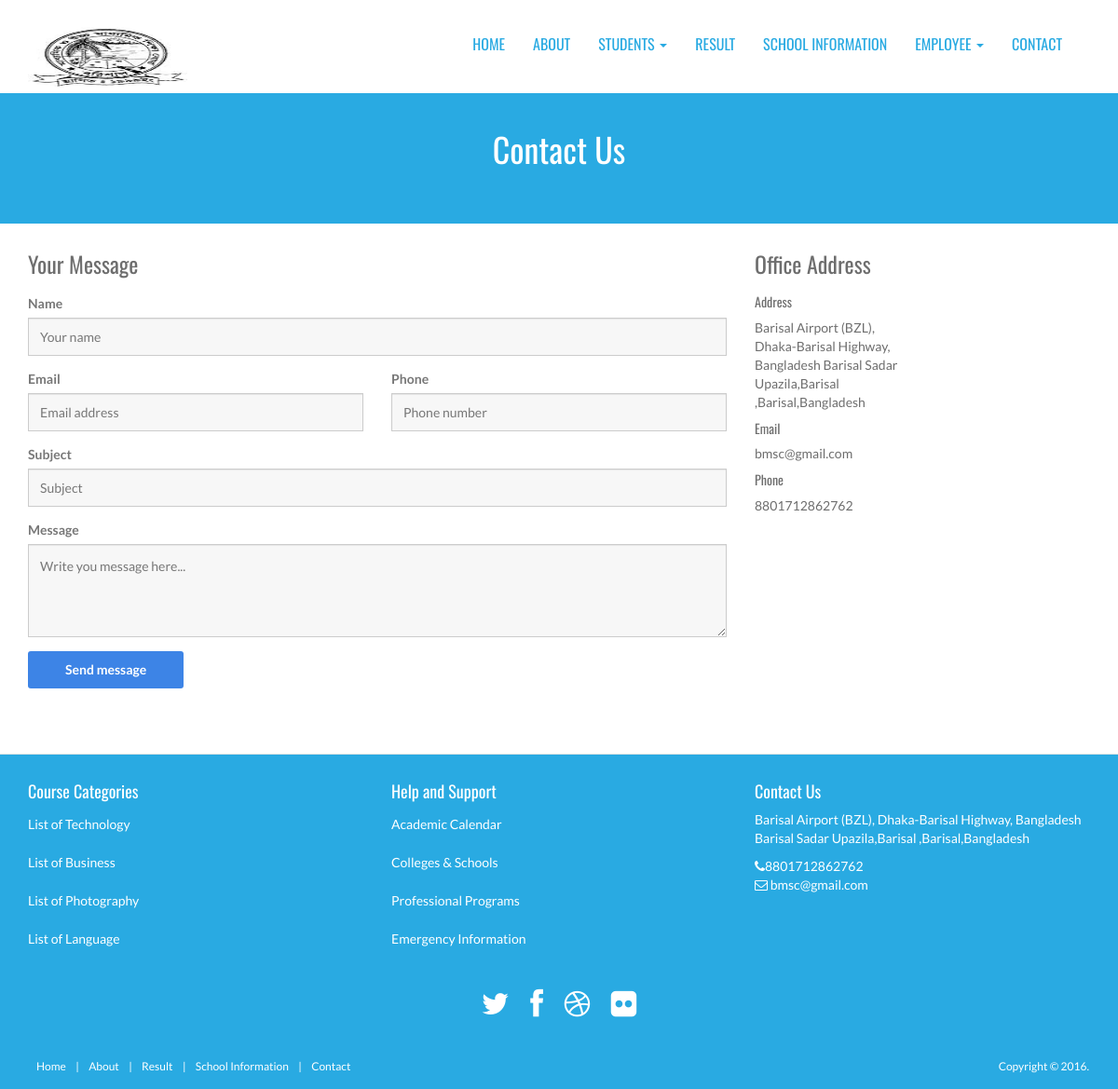
The page /contact.php on the database its author committed.
### tables this page shows
CREATE TABLE IF NOT EXISTS `tbl_address` (
  `address_id` int(3) NOT NULL AUTO_INCREMENT,
  `address` varchar(300) NOT NULL,
  `email` varchar(256) NOT NULL,
  `phone` varchar(15) NOT NULL,
  `publication_status` tinyint(1) NOT NULL,
  PRIMARY KEY (`address_id`)
);

CREATE TABLE IF NOT EXISTS `tbl_category` (
  `category_id` int(3) NOT NULL AUTO_INCREMENT,
  `category_name` varchar(100) NOT NULL,
  `category_description` text NOT NULL,
  `publication_status` tinyint(1) NOT NULL,
  PRIMARY KEY (`category_id`)
);

CREATE TABLE IF NOT EXISTS `tbl_admission` (
  `admission_id` int(3) NOT NULL AUTO_INCREMENT,
  `admission_title` varchar(256) NOT NULL,
  `admission_description` text NOT NULL,
  `publication_status` smallint(1) NOT NULL,
  PRIMARY KEY (`admission_id`)
);

### contact.php (called while the page is built, shortened)
<?php
include './index.php';

### classes/application.php (called while the page is built, shortened)
<?php
class Application {
    private $db_connect;
    public function __construct() {
        $host_name = 'localhost';
        $user_name = 'root';
        $password = '';
        $db_name = 'school-management-system';
        $this->db_connect = mysqli_connect($host_name, $user_name, $password, $db_name);
    }
    public function select_all_address() {
        $sql = "SELECT * FROM 	tbl_address WHERE publication_status=1";
        if (mysqli_query($this->db_connect, $sql)) {
            $query_result = mysqli_query($this->db_connect, $sql);
            return $query_result;
        } else {
            die('Query Problem' . mysqli_error($this->db_connect));
        }
    }
    public function select_all_contact_info() {
        $sql = "SELECT * FROM tbl_address WHERE publication_status=1";
        if (mysqli_query($this->db_connect, $sql)) {
            $query_result = mysqli_query($this->db_connect, $sql);
            return $query_result;
        } else {
            die('Query Problem' . mysqli_error($this->db_connect));
        }
    }
    public function select_all_category_info() {
        $sql = "SELECT * FROM tbl_category WHERE publication_status=1";
        if (mysqli_query($this->db_connect, $sql)) {
            $query_result = mysqli_query($this->db_connect, $sql);
            return $query_result;
        } else {
            die('Query Problem' . mysqli_error($this->db_connect));
        }
    }
    public function select_admission_info() {
        $sql = "SELECT * FROM tbl_admission WHERE publication_status=1";
        if (mysqli_query($this->db_connect, $sql)) {
            $query_result = mysqli_query($this->db_connect, $sql);
            return $query_result;
        } else {
            die('Query Problem' . mysqli_error($this->db_connect));
        }
    }
}

### pages/contact_content.php (the view, shortened to what this page needs)
<?php
   $query_result=$obj_app->select_all_address();
?>
<header id="head" class="secondary">
    <div class="container">
        <h1>Contact Us</h1>
    </div>
</header>
<div class="container">
    <div class="row">
        <div class="col-md-8">
            <h3 class="section-title">Your Message</h3>
            <form class="form-light mt-20" role="form" action="" method="post">
                <div class="form-group">
                    <label>Name</label>
                    <input type="text" name="name" class="form-control" placeholder="Your name" required="">
                </div>
                <div class="row">
                    <div class="col-md-6">
                        <div class="form-group">
                            <label>Email</label>
                            <input type="email" name="email" onblur="ajax_email_check(this.value,'res');" class="form-control" placeholder="Email address" required="">
                        </div>
                    </div>
                    <div class="col-md-6">
                        <div class="form-group">
                            <label>Phone</label>
                            <input type="text" name="phone" class="form-control" placeholder="Phone number" required="">
                        </div>
                    </div>
                </div>
                <div class="form-group">
                    <label>Subject</label>
                    <input type="text" name="subject" class="form-control" placeholder="Subject" required="">
                </div>
                <div class="form-group">
                    <label>Message</label>
                    <textarea class="form-control" name="message" id="message" placeholder="Write you message here..." style="height:100px;" required=""></textarea>
                </div>
                <button type="submit" name="btn" id="sub_btn" class="btn btn-two">Send message</button><p><br/></p>
            </form>
        </div>
        <div class="col-md-4">
            <div class="row">
                <div class="col-md-6">
                    <h3 class="section-title">Office Address</h3>
                    <?php while($address_info=  mysqli_fetch_assoc($query_result)) {?>
                    <div class="contact-info">
                        <h5>Address</h5>
                        <p><?php echo $address_info['address'];?></p>
                        <h5>Email</h5>
                        <p><?php echo $address_info['email'];?></p>
                        <h5>Phone</h5>
                        <p><?php echo $address_info['phone'];?></p>
                    </div>
                    <?php }?>
                </div>
            </div>
        </div>
    </div>
</div>

### include/footer.php (shortened to what this page needs)
<?php
$query_result = $obj_app->select_all_contact_info();
$query_result1 = $obj_app->select_all_category_info();
$query_result2 = $obj_app->select_admission_info();
?>
<footer id="footer">
    <div class="container">
        <div class="row">
            <div class="footerbottom">
                <div class="col-md-4 col-sm-6">
                    <div class="footerwidget">
                        <h4>
                            Course Categories
                        </h4>
                        <div class="menu-course">
                            <?php while ($category_info = mysqli_fetch_assoc($query_result1)) { ?>
                                <ul class="menu">
                                    <li><a href="#"> <?php echo $category_info['category_name']; ?></a></li>
                                </ul>
                            <?php } ?>
                        </div>
                    </div>
                </div>
                <div class="col-md-4 col-sm-6">
                    <div class="footerwidget">
                        <h4>
                            Help and Support
                        </h4>
                        <?php while ($admission_info = mysqli_fetch_assoc($query_result2)) { ?>
                                <ul class="menu">
                                    <li><a href="#"> <?php echo $admission_info['admission_title']; ?></a></li>
                                </ul>
                            <?php } ?>
                    </div>
                </div>
                <div class="col-md-4 col-sm-6">
                    <div class="footerwidget">
                        <h4>Contact Us</h4>
                        <?php while ($contact_info = mysqli_fetch_assoc($query_result)) { ?>
                            <p><?php echo $contact_info['address']; ?></p>
                            <div class="contact-info">
                                <i class="fa fa-phone"></i><?php echo $contact_info['phone']; ?><br>
                                <i class="fa fa-envelope-o"></i> <?php echo $contact_info['email']; ?>
                            </div>
                        <?php } ?>
                    </div>
                </div>
            </div>
        </div>
        <div class="social text-center">
            <a href="https://twitter.com/" target="_blank"><i title="tweeter" class="fa fa-twitter"></i></a>
            <a href="https://www.facebook.com/" target="_blank"><i title="facebook" class="fa fa-facebook"></i></a>
            <a href="https://dribbble.com/" target="_blank"><i title="dribbble" class="fa fa-dribbble"></i></a>
            <a href="https://www.flickr.com" target="_blank"><i title="flickr" class="fa fa-flickr"></i></a>
        </div>
    </div>
    <div class="footer2">
        <div class="container">
            <div class="row">
                <div class="col-md-6 panel">
                    <div class="panel-body">
                        <p class="simplenav">
                            <a href="index.php">Home</a> |
                            <a href="about.php">About</a> |
                            <a href="result.php">Result</a> |
                            <a href="school_info.php">School Information</a> |
                            <a href="contact.php">Contact</a>
                    </div>
                </div>
                <div class="col-md-6 panel">
                    <div class="panel-body">
                        <p class="text-right">
                            Copyright &copy; 2016.
                        </p>
                    </div>
                </div>
            </div>
        </div>
    </div>
</footer>

### assets/front_end_assets/css/style.css (style rules this page uses)
body { font-family: 'Lato', sans-serif; font-weight: normal; color: #6E6E6E; }
h1, h2, h3, h4, h5, h6 { font-weight: normal; font-family: 'Oswald', sans-serif; }
h1, .h1, h2, .h2, h3, .h3 { margin-top: 30px; }
a { color:#3d84e6; }
label { color: #777; }
.form-control { display: block; width: 100%; height: 41px; padding: 6px 12px; font-size: 14px; line-height: 2.428571; color: #555; background-color: #F7F7F7; background-image: none; border: 1px solid #ccc; border-radius: 0px; }
.section-title { margin-bottom: 20px; }
#head { background-size: cover; height: 600px; text-align: center; color: white; font-weight: 300; position: relative; background-position-x: center; }
#head.secondary { height: 100px; min-height: 100px; padding-top: 0px; }
.panel { margin-bottom: 0px; background-color: transparent; border: 1px solid transparent; border-radius: 0px; -webkit-box-shadow: none; box-shadow: none; }
.panel-body { padding: 0px; }
ul, .list.custom-list ul { margin: 0 0 11px; list-style-type: none; padding-left: 10px; }
footer { border-top: 1px solid #e5e5e5; background: #29AAE2; margin-top: 40px; padding-top: 20px; color: #fff; }
ul.menu { padding: 0px; }
.menu li { padding: 5px 0px; }
.menu li a { color: #FFFFFF; }
.social { margin: 20px 0; }
.social a { font-size: 32px; margin: 0 10px; color: #FFFFFF; }
.footer2 { background: #29AAE2; padding: 15px 0; color: #aaa; font-size: 12px; }
.footer2 a { color: #FFF; }
.footer2 p { margin: 0; color: #fff; }
footer ul li { list-style: none; }
#head.secondary { padding-top: 0px; background: #29AAE2; background-size: cover; text-align: center; padding:10px 0; height: 140px; }
#head.secondary h1 { COLOR: #fff; text-align: center; }
.btn { background: #3d84e6; color: #fff; }
.footer2 a { padding: 4px 8px; }

### rows shown on the page
tbl_address: address "Barisal Airport (BZL), Dhaka-Barisal Highway, Bangladesh Barisal Sadar Upazila,Barisal ,Barisal,Bangladesh", email "bmsc@gmail.com", phone "8801712862762"
tbl_category: category_name "List of Technology"
tbl_category: category_name "List of Business"
tbl_category: category_name "List of Photography"
tbl_category: category_name "List of Language"
tbl_admission: admission_title "Academic Calendar"
tbl_admission: admission_title "Colleges & Schools"
tbl_admission: admission_title "Professional Programs"
tbl_admission: admission_title "Emergency Information"
